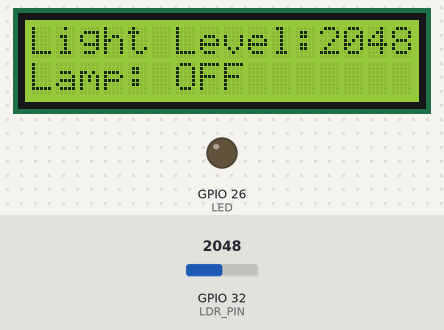
Bench run of a sketch on a simulated ESP32. On the bench: 16×2 character LCD, output pins drawn as LEDs (lit = HIGH). The inputs (shaded band) are chosen by the test bench; at power-on: GPIO 32 (LDR_PIN) = 2048. What the sketch prints to the serial monitor is not drawn.

Above: at 3.2 s.
3.3 s: GPIO 32 (LDR_PIN) set to 2965
At 5.3 s:
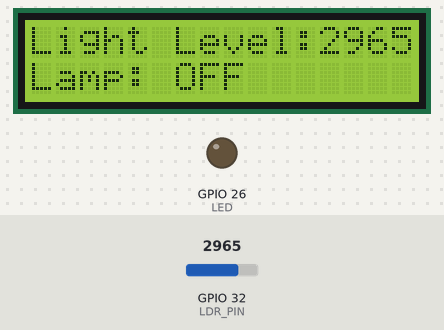
5.6 s: GPIO 32 (LDR_PIN) set to 3047
At 6.5 s:
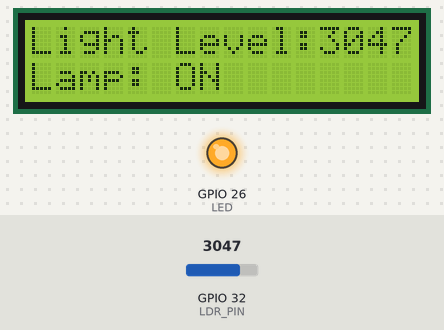
7.7 s: GPIO 32 (LDR_PIN) set to 2960
At 8.6 s:
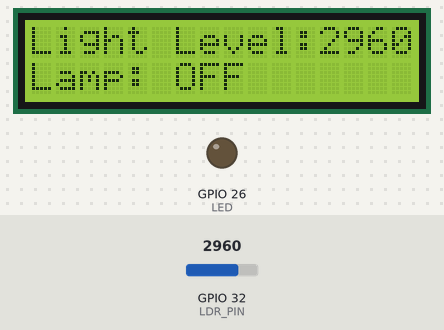
Timing chart, 0 to 10.7 s (numbered marks = the images above; inputs shaded):
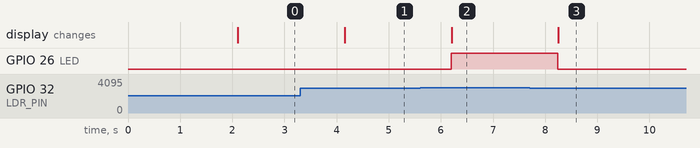

The sketch:

LDR_Lamp_Mappi32.ino
```cpp
#include <Wire.h>
#include <LiquidCrystal_I2C.h>

#define LDR_PIN 32
#define LED 26
const int lightThreshold = 3000;

// Initialize the LCD with I2C address 0x27 (commonly used). Adjust if needed.
LiquidCrystal_I2C lcd(0x27, 16, 2);

void setup() {
  Serial.begin(115200);

  // Initialize LCD
  lcd.init();
  lcd.backlight(); // Turn on the LCD backlight
  lcd.setCursor(0, 0);
  lcd.print("Initializing...");

  // Configure pins
  pinMode(LDR_PIN, INPUT);
  pinMode(LED, OUTPUT);
  digitalWrite(LED, LOW);

  delay(2000); // Display initialization message for 2 seconds
  lcd.clear();
}

void loop() {
  int lightLevel = analogRead(LDR_PIN);
  Serial.print("Light Level: ");
  Serial.println(lightLevel);

  // Update LCD display with light level
  lcd.setCursor(0, 0);
  lcd.print("Light Level:");
  lcd.print(lightLevel);

  // Check light level and control the relay
  if (lightLevel > lightThreshold) {
    digitalWrite(LED, HIGH);
    Serial.println("Lamp ON");

    lcd.setCursor(0, 1);
    lcd.print("Lamp: ON ");
  } else {
    digitalWrite(LED, LOW);
    Serial.println("Lamp OFF");

    lcd.setCursor(0, 1);
    lcd.print("Lamp: OFF");
  }

  delay(1000);
}
```

Measured:
- the behaviour switches between 3000 and 3001 on GPIO 32 (LDR_PIN) (found by bisection; images 1 and 2)
- after the input at 3.3 s, the display: changes after 0.85 s (image 1)
- after the input at 5.6 s, GPIO 26 (LED): LOW → HIGH after 0.60 s; the display: changes after 0.60 s (image 2)
- after the input at 7.7 s, GPIO 26 (LED): HIGH → LOW after 0.54 s; the display: changes after 0.55 s (image 3)
